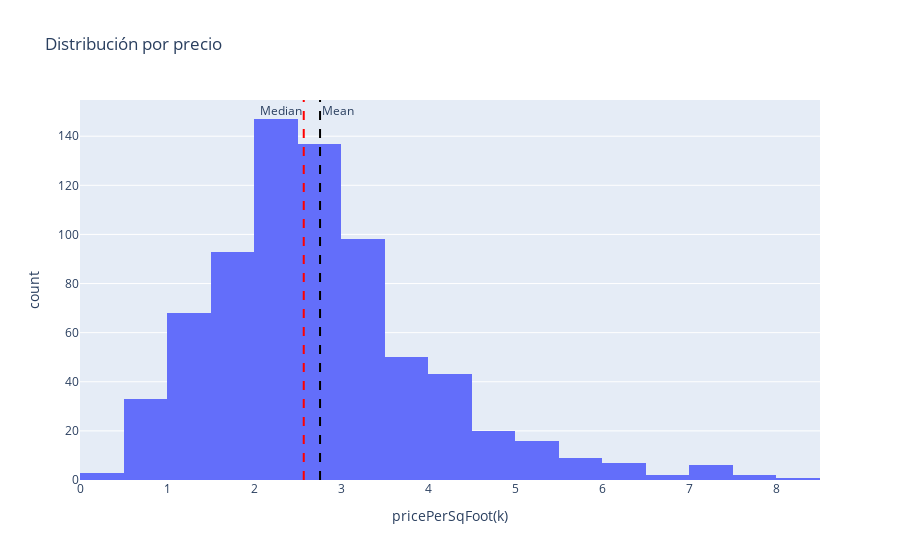

This figure's notebook cell:
### Code cell
fig = px.histogram(
    subset, 
    x="pricePerSqFoot(k)", 
    nbins=40, 
    title="Distribución por precio",
)

mean_value = subset["pricePerSqFoot(k)"].mean()
median_value = subset["pricePerSqFoot(k)"].median()

fig.add_vline(
    x=mean_value, 
    line=dict(color='black', dash='dash'), 
    annotation_text="Mean", 
    annotation_position="top right"
)
fig.add_vline(
    x=median_value, 
    line=dict(color='red', dash='dash'), 
    annotation_text="Median", 
    annotation_position="top left"
)

# Show the legend
fig.update_layout(legend_title_text="Metrics")
fig.show()

### Figure 1 — Plotly figure (JSON) as saved in the notebook; plotly's stock layout.template omitted (floating-point values rounded to 4 significant figures; data arrays with more than 128 entries replaced by an {"elided": "..."} marker saying what was removed)
{"data": [{"alignmentgroup": "True", "bingroup": "x", "hovertemplate": "pricePerSqFoot(k)=%{x}<br>count=%{y}<extra></extra>", "legendgroup": "", "marker": {"color": "#636efa", "pattern": {"shape": ""}}, "name": "", "nbinsx": 40, "offsetgroup": "", "orientation": "v", "showlegend": false, "type": "histogram", "x": {"elided": "735 float values"}, "xaxis": "x", "yaxis": "y"}], "layout": {"annotations": [{"showarrow": false, "text": "Mean", "x": 2.757, "xanchor": "left", "xref": "x", "y": 1, "yanchor": "top", "yref": "y domain"}, {"showarrow": false, "text": "Median", "x": 2.57, "xanchor": "right", "xref": "x", "y": 1, "yanchor": "top", "yref": "y domain"}], "barmode": "relative", "legend": {"title": {"text": "Metrics"}, "tracegroupgap": 0}, "shapes": [{"line": {"color": "black", "dash": "dash"}, "type": "line", "x0": 2.757, "x1": 2.757, "xref": "x", "y0": 0, "y1": 1, "yref": "y domain"}, {"line": {"color": "red", "dash": "dash"}, "type": "line", "x0": 2.57, "x1": 2.57, "xref": "x", "y0": 0, "y1": 1, "yref": "y domain"}], "title": {"text": "Distribución por precio"}, "xaxis": {"anchor": "y", "domain": [0, 1], "title": {"text": "pricePerSqFoot(k)"}}, "yaxis": {"anchor": "x", "domain": [0, 1], "title": {"text": "count"}}}}
